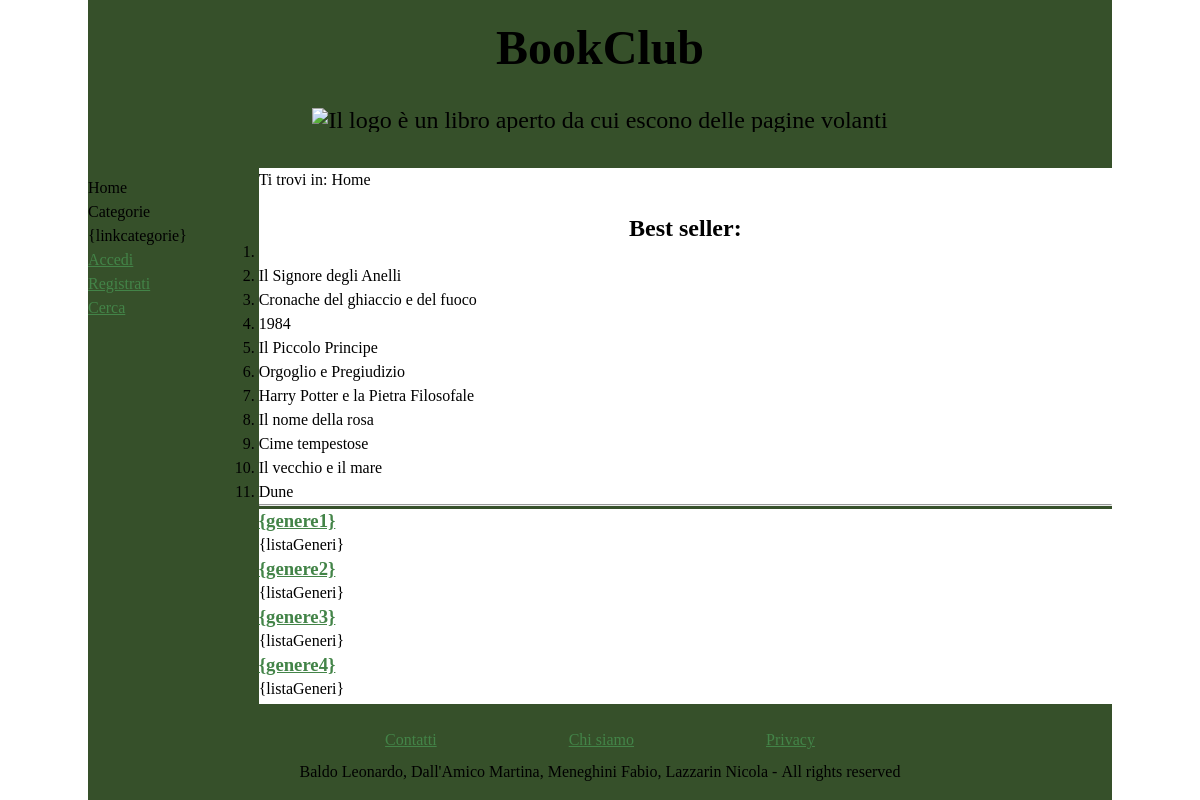
The page / on the database its author committed.
### tables this page shows
CREATE TABLE `libri` (
  `id` int(10) unsigned NOT NULL AUTO_INCREMENT,
  `titolo` varchar(100) NOT NULL,
  `genere` varchar(100) NOT NULL,
  `lingua` varchar(25) NOT NULL,
  `trama` varchar(1000) NOT NULL,
  `autore` varchar(100) NOT NULL,
  `n_capitoli` int(10) unsigned NOT NULL,
  PRIMARY KEY (`id`)
);

### DBAccess.php (called while the page is built, shortened)
<?php
class DBAccess {
    private $HOST_DB = "localhost";
    private $DATABASE_NAME = "bookclub";
    private $USERNAME = "root";
    private $PASSWORD = "";
    private $connection;
    public function openDBConnection() {
        $this -> connection = mysqli_connect(
            $this->HOST_DB,
            $this->USERNAME,
            $this->PASSWORD,
            $this->DATABASE_NAME
        );
        return mysqli_connect_errno() == 0;
    }
    public function getListaBestSeller() {
        $query = "SELECT titolo, autore, genere FROM libri LIMIT 10";
        $queryResult = mysqli_query($this -> connection, $query);
        if(mysqli_num_rows($queryResult) != 0) {
            $result = array();
            while($row = mysqli_fetch_assoc($queryResult)) {
                $result[] = $row;
            }
            return $result;
        }
        else {
            return null;
        }
    }
}
?>

### index.php (the view, shortened to what this page needs)
<?php
require_once "DBAccess.php";
$paginaHTML = file_get_contents("template/templateHomeNonRegistrato.html");
$listaBestSeller = "";
try {
    $connection = new DBAccess();
    $connectionOk = $connection -> openDBConnection();
    if($connectionOk) {
        $resultListaBestSeller = $connection -> getListaBestSeller();
        foreach($resultListaBestSeller as $libro) {
            $listaBestSeller .= "<li>".$libro["titolo"]."</li>";
        }
    }
    else {
        echo "Connessione fallita";
    }
}
catch(Throwable $e) {
    echo "Errore: ".$e -> getMessage();
}
$paginaHTML = str_replace("{listaBestSeller}", $listaBestSeller, $paginaHTML);
echo $paginaHTML;
?>

### css/style.css (style rules this page uses)
* { margin:0; padding:0; }
:root { --flagColor: #36502A; --background: white; --textColor: black; --linkColor: #438448; --visitedLinkColor: #660030; }
a:link { color: var(--linkColor); }
#breadcrumbs { grid-area: b; }
html, body { margin-left: auto; margin-right: auto; }
html { font-size: 100%; line-height: 1.5em; background-color: var(--background); }
.titolo { margin-bottom: 1em; }
header { grid-area: h; background-color: var(--flagColor); color: var(--textColor); text-align: center; padding: 1.5em; font-size: 1.5em; margin: 0em; }
header h1 { text-align: center; }
body { max-width: 1024px; display: grid; grid-template-columns: 1fr 5fr; grid-template-rows: auto auto 1fr auto; grid-template-areas: "h h" "m b" "m c" "f f"; height: 100vh; }
#menu { grid-area: m; padding: 0.5em 0em; background-color: var(--flagColor); color: var(--textColor); height: 100%; }
main { grid-area: c; max-width: 1024px; }
.listageneri { list-style: none; padding: 0; margin: 0; display: flex; flex-wrap: nowrap; overflow-x: auto; }
h2 { text-align: center; width: 100%; padding-top: 1em; }
h3:first-of-type::before { content: ""; display: block; width: 100%; border-bottom: 3px solid var(--flagColor); }
footer { grid-area: f; background-color: var(--flagColor); color: var(--textColor); text-align: center; padding: 1em 0em; }
footer ul { padding: 0.5em; }
footer ul li { display: inline-block; padding: 0em 4em; }
ul { list-style: none; }

### css/mobile.css (style rules this page uses)
html { font-size: 120%; }
header { padding: 1em; }
#menu { width: 100%; text-align: center; padding: 0.5em 0em; }
#breadcrumbs { display: none; }
footer { text-align: center; padding: 0.5em 0em; }
footer ul li { display: inline-block; padding: 0em 1em; }

### css/print.css (style rules this page uses)
* { margin: 0; padding: 0; }
html, body { font-size: 12pt; margin: auto; }
header { text-align: center; padding: 1em 0em; }
header h1 { font-size: 4em; }
#breadcrumbs { display:none; }
#menu { display: none; }
main { text-align: justify; width: auto; padding: 1.5em; }
main h2 { text-align: center; font-size: 2em; }
footer { display: none; }

### rows shown on the page
libri: titolo "Il Signore degli Anelli"
libri: titolo "Cronache del ghiaccio e del fuoco"
libri: titolo "1984"
libri: titolo "Il Piccolo Principe"
libri: titolo "Orgoglio e Pregiudizio"
libri: titolo "Harry Potter e la Pietra Filosofale"
libri: titolo "Il nome della rosa"
libri: titolo "Cime tempestose"
libri: titolo "Il vecchio e il mare"
libri: titolo "Dune"
